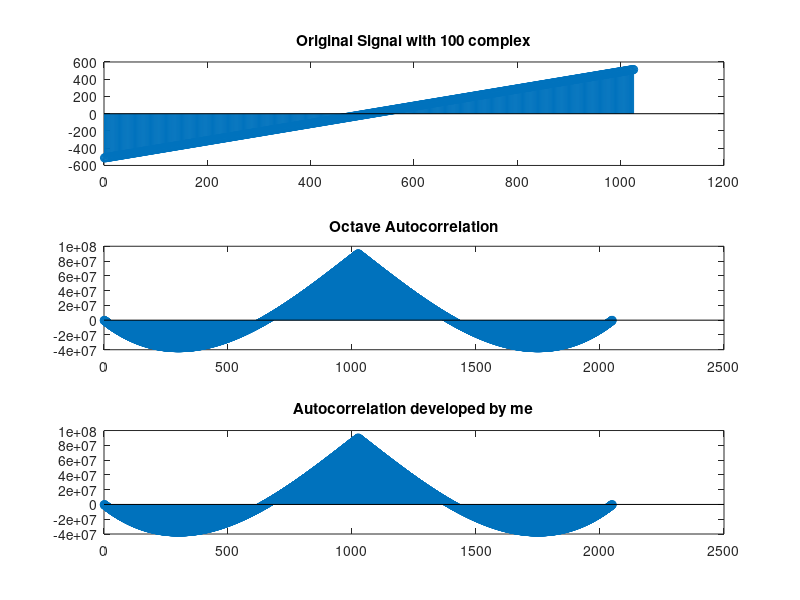

Reproduce this figure in MATLAB.
clear all;
function corr = magical_autocorrelation (signal)
  corr = [];
  mirror=zeros(1,length(signal),1);
  temp=[signal,mirror];
  for i = 1:length (signal)
    total=sum(signal.*temp(i:length(signal)+i-1));
    corr=[corr, total];
  endfor
  #add left side to the correlation 
  corr=[flip(corr(2:end)), corr];
  return; 
endfunction



#---main

clc;
pkg load signal;
#---load signal file
#load amostras.txt amostras; 
#rotate signal to vector
#amostras=rot90(amostras);
#signal = amostras(1:935);       # 1 complex
#signal = amostras(1:935*10);      # 10 complex 
#signal = amostras(1:935*100);     # 100 complex
#signal = amostras;              # all signal
k = 512;
signal= -k : k;

#default octave
corr_octave=xcorr(signal);
#me
corr_me=magical_autocorrelation(signal);

figure(1);
subplot(3,1,1); stem(signal);        title('Original Signal with 100 complex');
subplot(3,1,2); stem(corr_octave); title('Octave Autocorrelation');
subplot(3,1,3); stem(corr_me);    title('Autocorrelation developed by me');
